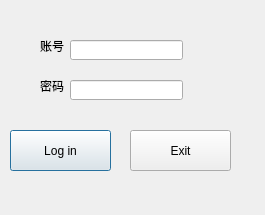
<?xml version="1.0" encoding="UTF-8"?>
<ui version="4.0">
 <class>LoginDlg</class>
 <widget class="QDialog" name="LoginDlg">
  <property name="enabled">
   <bool>true</bool>
  </property>
  <property name="geometry">
   <rect>
    <x>0</x>
    <y>0</y>
    <width>265</width>
    <height>215</height>
   </rect>
  </property>
  <property name="windowTitle">
   <string>Dialog</string>
  </property>
  <widget class="QPushButton" name="loginButton">
   <property name="geometry">
    <rect>
     <x>10</x>
     <y>130</y>
     <width>101</width>
     <height>41</height>
    </rect>
   </property>
   <property name="text">
    <string>Log in</string>
   </property>
   <property name="shortcut">
    <string>Space</string>
   </property>
  </widget>
  <widget class="QLabel" name="label">
   <property name="geometry">
    <rect>
     <x>40</x>
     <y>40</y>
     <width>54</width>
     <height>12</height>
    </rect>
   </property>
   <property name="text">
    <string>账号</string>
   </property>
  </widget>
  <widget class="QLabel" name="label_2">
   <property name="geometry">
    <rect>
     <x>40</x>
     <y>80</y>
     <width>54</width>
     <height>12</height>
    </rect>
   </property>
   <property name="text">
    <string>密码</string>
   </property>
  </widget>
  <widget class="QLineEdit" name="userLineEdit">
   <property name="geometry">
    <rect>
     <x>70</x>
     <y>40</y>
     <width>113</width>
     <height>20</height>
    </rect>
   </property>
  </widget>
  <widget class="QLineEdit" name="pwdLineEdit">
   <property name="geometry">
    <rect>
     <x>70</x>
     <y>80</y>
     <width>113</width>
     <height>20</height>
    </rect>
   </property>
   <property name="echoMode">
    <enum>QLineEdit::Password</enum>
   </property>
  </widget>
  <widget class="QPushButton" name="exitButton">
   <property name="geometry">
    <rect>
     <x>130</x>
     <y>130</y>
     <width>101</width>
     <height>41</height>
    </rect>
   </property>
   <property name="text">
    <string>Exit</string>
   </property>
   <property name="shortcut">
    <string>Space</string>
   </property>
  </widget>
 </widget>
 <tabstops>
  <tabstop>loginButton</tabstop>
  <tabstop>exitButton</tabstop>
  <tabstop>pwdLineEdit</tabstop>
  <tabstop>userLineEdit</tabstop>
 </tabstops>
 <resources/>
 <connections>
  <connection>
   <sender>exitButton</sender>
   <signal>clicked()</signal>
   <receiver>LoginDlg</receiver>
   <slot>close()</slot>
   <hints>
    <hint type="sourcelabel">
     <x>185</x>
     <y>157</y>
    </hint>
    <hint type="destinationlabel">
     <x>261</x>
     <y>77</y>
    </hint>
   </hints>
  </connection>
 </connections>
</ui>
